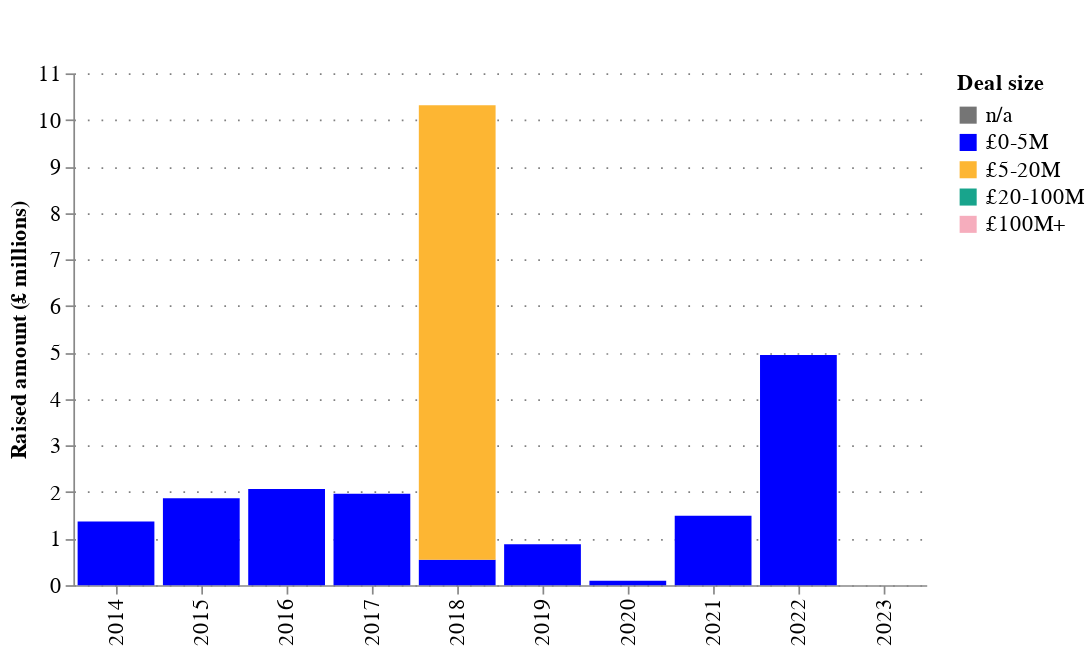

The notebook cell this image was saved under:
### Code cell
analysis_crunchbase.chart_deal_sizes(deals_df)

### Figure 1 — Vega-Lite specification as saved in the notebook (floating-point values rounded to 4 significant figures)
{"config": {"title": {"font": "Averta", "anchor": "start"}, "subtitle": {"font": "Averta"}, "axis": {"labelFont": "Averta", "titleFont": "Averta", "gridColor": "grey", "gridDash": [1, 7], "labelFontSize": 13, "titleFontSize": 13}, "header": {"labelFont": "Averta", "titleFont": "Averta"}, "legend": {"labelFont": "Averta", "titleFont": "Averta", "labelFontSize": 13, "titleFontSize": 13}, "range": {"category": ["#0000FF", "#FDB633", "#18A48C", "#9A1BBE", "#EB003B", "#FF6E47", "#646363", "#0F294A", "#97D9E3", "#A59BEE", "#F6A4B7", "#D2C9C0", "#FFFFFF", "#000000"], "ordinal": {"scheme": ["#0000FF", "#FDB633", "#18A48C", "#9A1BBE", "#EB003B", "#FF6E47", "#646363", "#0F294A", "#97D9E3", "#A59BEE", "#F6A4B7", "#D2C9C0", "#FFFFFF", "#000000"]}}, "view": {"strokeWidth": 0}}, "data": {"name": "data-08c7ebe94a3372ca06ab2e41900c0f0e"}, "mark": {"type": "bar"}, "encoding": {"color": {"field": "deal_size", "scale": {"domain": ["n/a", "£0-5M", "£5-20M", "£20-100M", "£100M+"], "range": ["#757575", "#0000FF", "#FDB633", "#18A48C", "#F6ADBD"]}, "title": "Deal size", "type": "nominal"}, "order": {"field": "order", "type": "quantitative"}, "tooltip": [{"field": "year", "type": "quantitative"}, {"field": "deal_size", "type": "nominal"}, {"field": "amount", "type": "quantitative"}], "x": {"field": "year", "title": "", "type": "ordinal"}, "y": {"field": "amount", "title": "Raised amount (£ millions)", "type": "quantitative"}}, "height": 300, "title": {"anchor": "start", "text": ["", ""], "subtitle": "", "subtitleFont": "Averta", "subtitleFontSize": 13}, "width": 500, "$schema": "https://vega.github.io/schema/vega-lite/v5.20.1.json", "datasets": {"data-08c7ebe94a3372ca06ab2e41900c0f0e": [{"year": 2014, "deal_size": "£0-5M", "amount": 1.368, "order": 1}, {"year": 2014, "deal_size": "£5-20M", "amount": 0.0, "order": 2}, {"year": 2014, "deal_size": "£20-100M", "amount": 0.0, "order": 3}, {"year": 2014, "deal_size": "£100M+", "amount": 0.0, "order": 4}, {"year": 2015, "deal_size": "£0-5M", "amount": 1.867, "order": 1}, {"year": 2015, "deal_size": "£5-20M", "amount": 0.0, "order": 2}, {"year": 2015, "deal_size": "£20-100M", "amount": 0.0, "order": 3}, {"year": 2015, "deal_size": "£100M+", "amount": 0.0, "order": 4}, {"year": 2016, "deal_size": "£0-5M", "amount": 2.068, "order": 1}, {"year": 2016, "deal_size": "£5-20M", "amount": 0.0, "order": 2}, {"year": 2016, "deal_size": "£20-100M", "amount": 0.0, "order": 3}, {"year": 2016, "deal_size": "£100M+", "amount": 0.0, "order": 4}, {"year": 2017, "deal_size": "£0-5M", "amount": 1.964, "order": 1}, {"year": 2017, "deal_size": "£5-20M", "amount": 0.0, "order": 2}, {"year": 2017, "deal_size": "£20-100M", "amount": 0.0, "order": 3}, {"year": 2017, "deal_size": "£100M+", "amount": 0.0, "order": 4}, {"year": 2018, "deal_size": "£0-5M", "amount": 0.5452, "order": 1}, {"year": 2018, "deal_size": "£5-20M", "amount": 9.768, "order": 2}, {"year": 2018, "deal_size": "£20-100M", "amount": 0.0, "order": 3}, {"year": 2018, "deal_size": "£100M+", "amount": 0.0, "order": 4}, {"year": 2019, "deal_size": "£0-5M", "amount": 0.8789, "order": 1}, {"year": 2019, "deal_size": "£5-20M", "amount": 0.0, "order": 2}, {"year": 2019, "deal_size": "£20-100M", "amount": 0.0, "order": 3}, {"year": 2019, "deal_size": "£100M+", "amount": 0.0, "order": 4}, {"year": 2020, "deal_size": "£0-5M", "amount": 0.0921, "order": 1}, {"year": 2020, "deal_size": "£5-20M", "amount": 0.0, "order": 2}, {"year": 2020, "deal_size": "£20-100M", "amount": 0.0, "order": 3}, {"year": 2020, "deal_size": "£100M+", "amount": 0.0, "order": 4}, {"year": 2021, "deal_size": "£0-5M", "amount": 1.493, "order": 1}, {"year": 2021, "deal_size": "£5-20M", "amount": 0.0, "order": 2}, {"year": 2021, "deal_size": "£20-100M", "amount": 0.0, "order": 3}, {"year": 2021, "deal_size": "£100M+", "amount": 0.0, "order": 4}, {"year": 2022, "deal_size": "£0-5M", "amount": 4.949, "order": 1}, {"year": 2022, "deal_size": "£5-20M", "amount": 0.0, "order": 2}, {"year": 2022, "deal_size": "£20-100M", "amount": 0.0, "order": 3}, {"year": 2022, "deal_size": "£100M+", "amount": 0.0, "order": 4}, {"year": 2023, "deal_size": "£0-5M", "amount": 0.0, "order": 1}, {"year": 2023, "deal_size": "£5-20M", "amount": 0.0, "order": 2}, {"year": 2023, "deal_size": "£20-100M", "amount": 0.0, "order": 3}, {"year": 2023, "deal_size": "£100M+", "amount": 0.0, "order": 4}]}}
